Frame 1 (no input): blank canvas, image omitted
Frame 60 (no input): blank canvas, image omitted
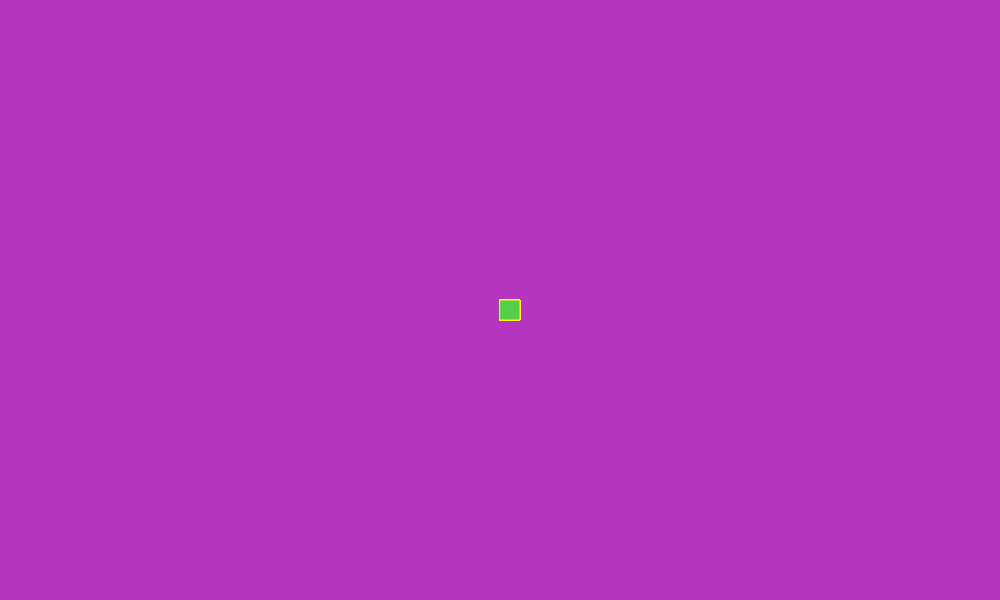
Frame 120 (the mouse pressed at the canvas centre since frame 60)

The p5.js sketch whose frames 1 and 60 were blank and that drew this single picture after the mouse press (run headless with seeded random() and noise() and a simulated clock; from frame 60 on, the mouse is pressed at the canvas centre):

// p5.js sketch
// ── sketch.js

let cor;

function setup() {
  createCanvas(1000, 600);
  background(random(0,255),random(0,255),random(0,255));
  cor = color (random(0,255),random(0,255),random(0,255))
}

function draw() {
    
  //noStroke();
  stroke("yellow");
  fill(cor);
  
  //console.log(mouseIsPressed)
  if(mouseIsPressed){
   rect(mouseX,mouseY,20,20);
  }
  
  
}
